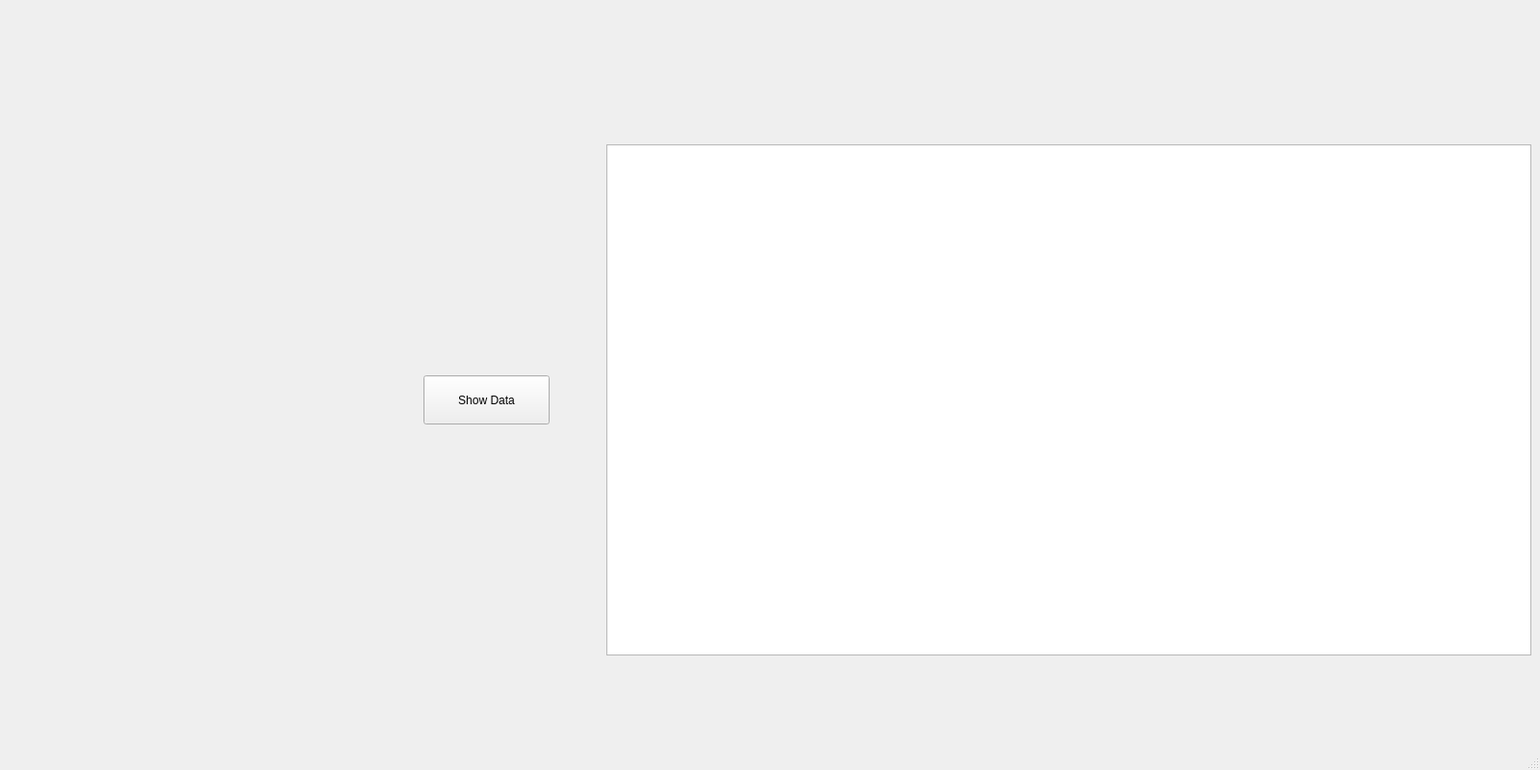
<?xml version="1.0" encoding="UTF-8"?>
<ui version="4.0">
 <class>MainWindow</class>
 <widget class="QMainWindow" name="MainWindow">
  <property name="geometry">
   <rect>
    <x>0</x>
    <y>0</y>
    <width>1600</width>
    <height>800</height>
   </rect>
  </property>
  <property name="windowTitle">
   <string>MainWindow</string>
  </property>
  <widget class="QWidget" name="centralwidget">
   <widget class="QTableView" name="tableView">
    <property name="geometry">
     <rect>
      <x>630</x>
      <y>150</y>
      <width>961</width>
      <height>531</height>
     </rect>
    </property>
   </widget>
   <widget class="QPushButton" name="show_Data">
    <property name="geometry">
     <rect>
      <x>440</x>
      <y>390</y>
      <width>131</width>
      <height>51</height>
     </rect>
    </property>
    <property name="text">
     <string>Show Data</string>
    </property>
   </widget>
  </widget>
  <widget class="QMenuBar" name="menubar">
   <property name="geometry">
    <rect>
     <x>0</x>
     <y>0</y>
     <width>1600</width>
     <height>21</height>
    </rect>
   </property>
  </widget>
  <widget class="QStatusBar" name="statusbar"/>
 </widget>
 <resources/>
 <connections/>
</ui>
